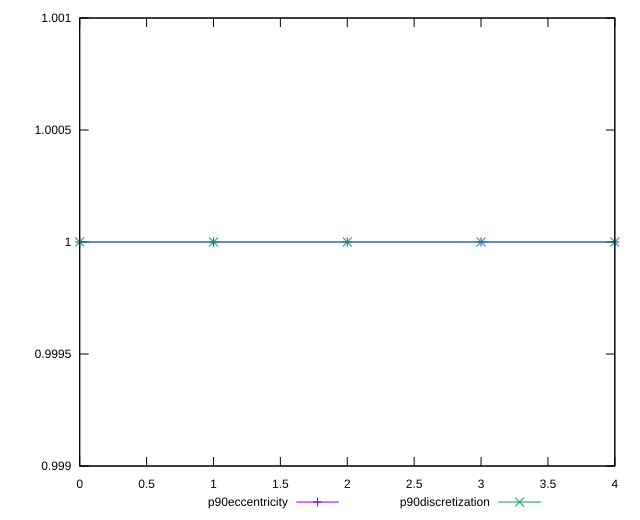

Source code (gnuplot):
reset

$p90Eccentricity <<EOF
0 0.9999999999999997
1 1
2 0.9999999999999992
3 1.0000000000000007
4 1
EOF

$p90Discretization <<EOF
0 1
1 1
2 1
3 1
4 1
EOF

set key outside below
set xrange [0:4]
set yrange [0.9989999999999992:1.0010000000000006]
set trange [0.9989999999999992:1.0010000000000006]
set terminal svg size 640, 520 enhanced background rgb 'white'
set output "report_00009_2021-02-08T22-37-41.559Z/first-meaningful-paint/progression/eccentricity.svg"

plot $p90Eccentricity title "p90eccentricity" with linespoints, \
     $p90Discretization title "p90discretization" with linespoints

reset
